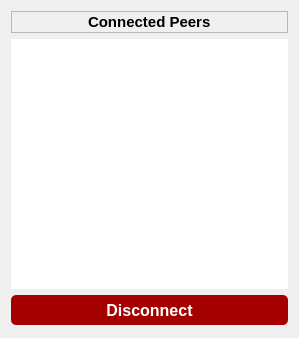
<?xml version="1.0" encoding="UTF-8"?>
<ui version="4.0">
 <class>PeerConnectionWindow</class>
 <widget class="QWidget" name="PeerConnectionWindow">
  <property name="geometry">
   <rect>
    <x>0</x>
    <y>0</y>
    <width>299</width>
    <height>338</height>
   </rect>
  </property>
  <property name="windowTitle">
   <string>Form</string>
  </property>
  <property name="styleSheet">
   <string notr="true">font-family: SegoeUI;</string>
  </property>
  <layout class="QVBoxLayout" name="verticalLayout">
   <item>
    <widget class="QFrame" name="sessionInfoFrame">
     <property name="frameShape">
      <enum>QFrame::StyledPanel</enum>
     </property>
     <property name="frameShadow">
      <enum>QFrame::Raised</enum>
     </property>
     <layout class="QVBoxLayout" name="verticalLayout_2">
      <property name="leftMargin">
       <number>1</number>
      </property>
      <property name="topMargin">
       <number>1</number>
      </property>
      <property name="rightMargin">
       <number>1</number>
      </property>
      <property name="bottomMargin">
       <number>1</number>
      </property>
      <item alignment="Qt::AlignHCenter">
       <widget class="QLabel" name="connectedPeersLabel">
        <property name="font">
         <font>
          <family>SegoeUI</family>
          <pointsize>11</pointsize>
          <weight>75</weight>
          <bold>true</bold>
         </font>
        </property>
        <property name="text">
         <string>Connected Peers</string>
        </property>
       </widget>
      </item>
     </layout>
    </widget>
   </item>
   <item>
    <widget class="QListView" name="peerListView">
     <property name="minimumSize">
      <size>
       <width>0</width>
       <height>250</height>
      </size>
     </property>
     <property name="frameShape">
      <enum>QFrame::NoFrame</enum>
     </property>
    </widget>
   </item>
   <item>
    <widget class="QPushButton" name="disconnectPushbutton">
     <property name="minimumSize">
      <size>
       <width>0</width>
       <height>30</height>
      </size>
     </property>
     <property name="font">
      <font>
       <family>SegoeUI</family>
       <pointsize>12</pointsize>
       <weight>75</weight>
       <bold>true</bold>
      </font>
     </property>
     <property name="styleSheet">
      <string notr="true">QPushButton {
background-color: rgb(165, 0, 0);
color: white;
border: none;
border-radius: 5px;
}
QPushButton:hover:!pressed {
background-color: rgb(255, 128, 128);
}</string>
     </property>
     <property name="text">
      <string>Disconnect</string>
     </property>
     <property name="checkable">
      <bool>false</bool>
     </property>
     <property name="checked">
      <bool>false</bool>
     </property>
    </widget>
   </item>
   <item>
    <spacer name="verticalSpacer">
     <property name="orientation">
      <enum>Qt::Vertical</enum>
     </property>
     <property name="sizeHint" stdset="0">
      <size>
       <width>20</width>
       <height>40</height>
      </size>
     </property>
    </spacer>
   </item>
  </layout>
 </widget>
 <resources/>
 <connections/>
</ui>
